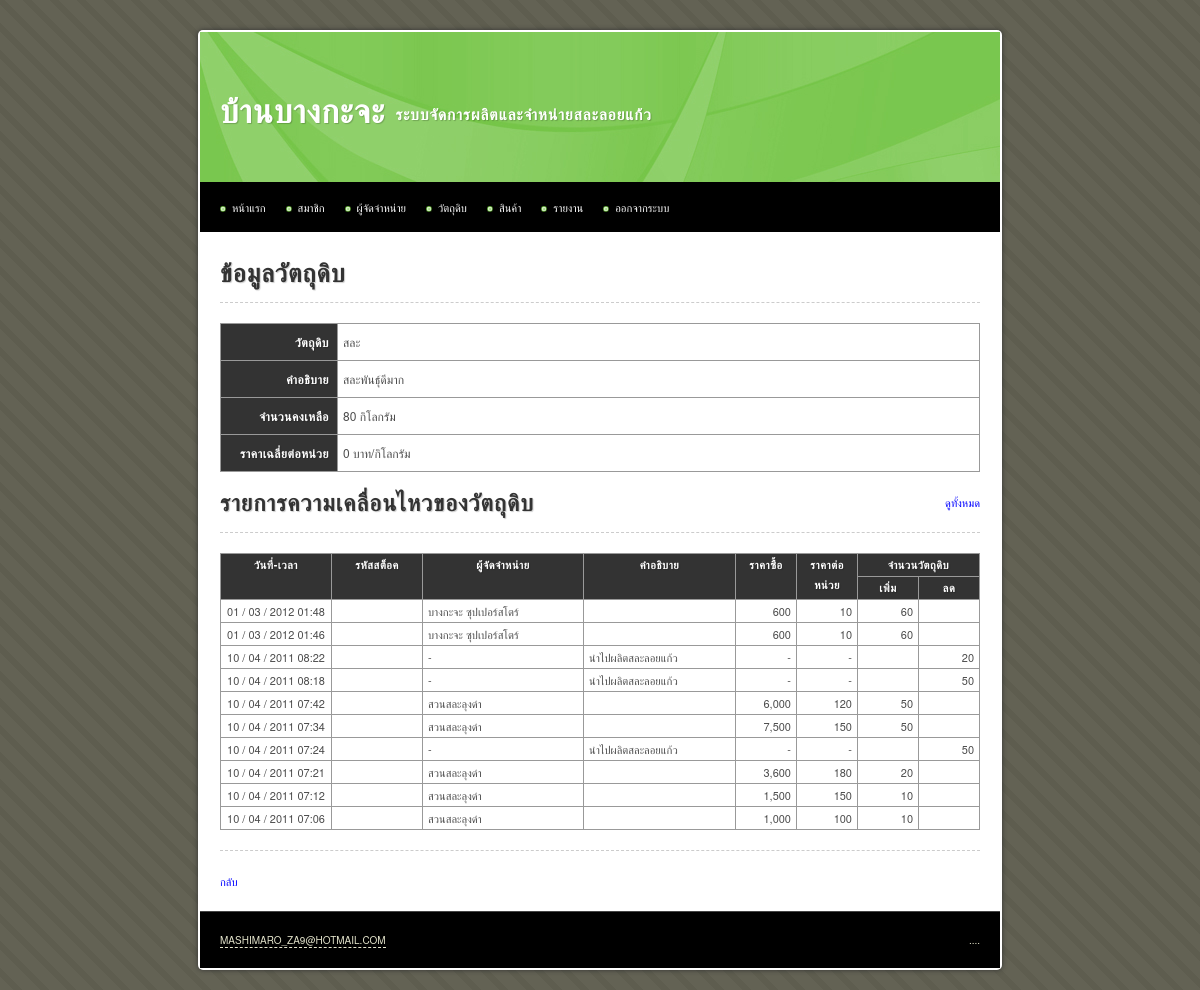
Before: /main/material_view.php?id=30 (signed in) with the older database file.
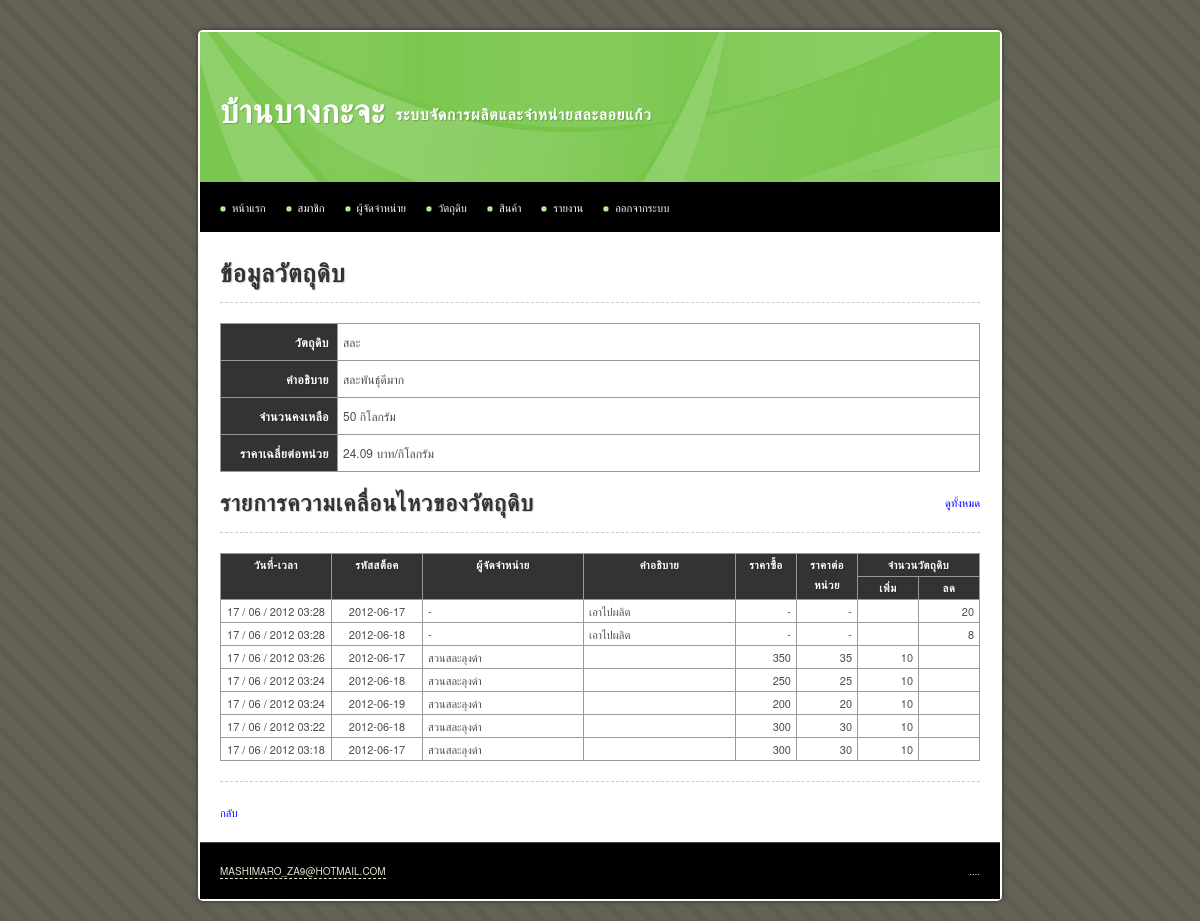
After: the same page with the newer database file.
### tables this page shows
CREATE TABLE IF NOT EXISTS `material` (
  `id` int(10) unsigned NOT NULL AUTO_INCREMENT,
  `name` varchar(255) NOT NULL,
  `description` text,
  `total` int(10) unsigned NOT NULL DEFAULT '0',
  `stock_min` int(10) unsigned NOT NULL DEFAULT '0',
  `stock_max` int(10) unsigned NOT NULL DEFAULT '0',
  `unit` varchar(255) NOT NULL,
  `average_cost_per_unit` decimal(10,2) unsigned NOT NULL DEFAULT '0.00',
  `date_create` datetime NOT NULL,
  `date_update` timestamp NOT NULL DEFAULT CURRENT_TIMESTAMP,
  `date_update_transaction` datetime DEFAULT NULL,
  PRIMARY KEY (`id`)
);

CREATE TABLE IF NOT EXISTS `material_transaction` (
  `id_material` int(10) unsigned NOT NULL,
  `id_supplier` int(10) unsigned DEFAULT NULL,
  `stock_code` char(10) DEFAULT NULL,
  `description` text,
  `amount` int(10) unsigned NOT NULL DEFAULT '0',
  `quantity` int(10) NOT NULL DEFAULT '0',
  `date_create` timestamp NOT NULL DEFAULT CURRENT_TIMESTAMP,
  KEY `id_material` (`id_material`),
  KEY `FK_material_transaction_supplier` (`id_supplier`),
  CONSTRAINT `FK_material_transaction_material` FOREIGN KEY (`id_material`) REFERENCES `material` (`id`) ON DELETE CASCADE ON UPDATE CASCADE,
  CONSTRAINT `FK_material_transaction_supplier` FOREIGN KEY (`id_supplier`) REFERENCES `supplier` (`id`) ON UPDATE CASCADE
);

CREATE TABLE IF NOT EXISTS `supplier` (
  `id` int(10) unsigned NOT NULL AUTO_INCREMENT,
  `name` varchar(255) NOT NULL,
  `address` varchar(255) DEFAULT NULL,
  `tel` varchar(255) NOT NULL,
  `fax` varchar(255) DEFAULT NULL,
  `contact` varchar(255) NOT NULL,
  `contact_tel` varchar(255) NOT NULL,
  `date_create` datetime NOT NULL,
  `date_update` timestamp NOT NULL DEFAULT CURRENT_TIMESTAMP ON UPDATE CURRENT_TIMESTAMP,
  PRIMARY KEY (`id`)
);

### iic_tools/helpers/iic_utilities_helper.php (called while the page is built, shortened)
<?php
function change_date_format($date, $old_separator = "-", $old_format = 'y-m-d', $new_separator = " / ", $new_format = "d-m-y")
{
	@list($_old_format_path1, $_old_format_path2, $_old_format_path3) = explode('-', $old_format);
	@list($_date_path[$_old_format_path1], $_date_path[$_old_format_path2], $_date_path[$_old_format_path3]) = explode($old_separator, $date);
	@list($_new_format_path1, $_new_format_path2, $_new_format_path3) = explode('-', $new_format);
	$_new_date = $_date_path[$_new_format_path1].$new_separator.$_date_path[$_new_format_path2].$new_separator.$_date_path[$_new_format_path3];
	return $_new_date;
}
function change_date_time_format($date_time)
{
	@list($_date, $_time) = explode(" ", $date_time);
	$_new_date		= change_date_format($_date);
	$_new_date_time = $_new_date.' '.substr($_time, 0, 5);
	return $_new_date_time;
}
function remove_comma($number, $decimal = 0)
{
	$_int		= 0;
	$_decimal	= '';
	if(count(explode (".", $number)) > 1)
	{
		list($_int, $_decimal) = explode (".", $number);
	}
	else
	{
		$_int = ($number == '') ? 0 : $number;
	}
	$_int = explode (',', $_int);
	$_int = implode ($_int);
	$_new_number = $_int.$_decimal;
	return $_new_number;
}
function add_comma($number, $decimal = 0)
{
	$_sign		= '';
	$_int		= 0;
	$_decimal	= '';
	if(count(explode (".", $number)) > 1)
	{
		list($_int, $_decimal) = explode (".", $number);
	}
	else
	{
		$_int = ($number == '') ? 0 : $number;
	}
	$_int = remove_comma($_int);
	if(($_decimal == '' && $decimal > 0) || ($_decimal != ''))
	{
		$_decimal = '.'.$_decimal;
	}
	else if(strlen($_decimal) > 0)
	{
		$_decimal = '.'.$_decimal;
	}
	if($_int < 0)
	{
		$_sign = '-';
		$_int = str_replace('-', '', $_int);
	}
	else
	{
		$_sign = '';
	}
	$_total_loop = (strlen($_int) > 3) ? floor(strlen($_int) / 3) : 0;
	for($_loop = $_total_loop; $_loop > 0; $_loop--)
	{
		$_length = (3 * $_loop) * -1;
		$_int = substr_replace($_int, ',', $_length, 0 );
	}
	$_new_number = $_sign.$_int.$_decimal;
	return $_new_number;
}

### main/material_view.php (the view, shortened to what the changed rows need)
<?php
$sql = 'SELECT * FROM material WHERE id = '.$_GET['id'];
$query = mysql_query($sql) or die(mysql_error());
$data = mysql_fetch_array($query);
$total_stock_remain = 0;
$total_stock_value = 0;
$sql = 'SELECT
			stock_code,
			SUM(quantity) AS "material_remain",
			ROUND(SUM(amount) / (SELECT SUM(quantity)
									FROM material_transaction
									WHERE
										quantity > 0
										AND stock_code = t1.stock_code
								), 2) AS "average_price_per_unit"
		FROM material_transaction AS t1
		WHERE id_material = '.$_GET['id'].'
		GROUP BY stock_code';
$query = mysql_query($sql) or die(mysql_error());
while($data_cost = mysql_fetch_array($query))
{
	$total_stock_remain += $data_cost['material_remain'];
	$total_stock_value += $data_cost['material_remain'] * $data_cost['average_price_per_unit'];
}
$average_cost_per_unit = round($total_stock_value/$total_stock_remain, 2);
?>
<!DOCTYPE html PUBLIC "-//W3C//DTD XHTML 1.0 Transitional//EN" "http://www.w3.org/TR/xhtml1/DTD/xhtml1-transitional.dtd">
<html xmlns="http://www.w3.org/1999/xhtml">
<head>
<?php include("inc.css.php"); ?>
</head>
<body>
<div id="container">
	<?php include("inc.header.php"); ?>
	<div id="content">
		<h1>ข้อมูลวัตถุดิบ</h1>
		<table id="material_description" class="text_12">
			<tr>
				<th>วัตถุดิบ</th>
				<td><?php echo $data['name'] ?></td>
			</tr>
			<tr>
				<th>คำอธิบาย</th>
				<td><?php echo $data['description'] ?></td>
			</tr>
			<tr>
				<th>จำนวนคงเหลือ</th>
				<td><?php echo add_comma($data['total']) ?> <?php echo $data['unit'] ?></td>
			</tr>
			<tr>
				<th>ราคาเฉลี่ยต่อหน่วย</th>
				<td><?php echo add_comma($average_cost_per_unit) ?> บาท/<?php echo $data['unit'] ?></td>
			</tr>
		</table>
		<h2>รายการความเคลื่อนไหวของวัตถุดิบ</h2>
		<table width="100%">
			<tr>
				<th rowspan="2" width="100">วันที่-เวลา</th>
				<th rowspan="2" width="80">รหัสสต็อค</th>
				<th rowspan="2" width="150">ผู้จัดจำหน่าย</th>
				<th rowspan="2">คำอธิบาย</th>
				<th rowspan="2" width="50">ราคาซื้อ</th>
				<th rowspan="2" width="50">ราคาต่อหน่วย</th>
				<th colspan="2">จำนวนวัตถุดิบ</th>
			</tr>
			<tr>
				<th width="50">เพิ่ม</th>
				<th width="50">ลด</th>
			</tr>
			<?php
			$sql = 'SELECT
						material_transaction.date_create,
						material_transaction.stock_code,
						name,
						description,
						amount,
						quantity
					FROM material_transaction
					LEFT JOIN supplier
					ON material_transaction.id_supplier = supplier.id
					WHERE
						material_transaction.id_material = '.$_GET['id'].'
					ORDER BY
						material_transaction.date_create DESC
					LIMIT 10';
			$query = mysql_query($sql) or die(mysql_error());
			$query_rows = mysql_num_rows($query);
			if($query_rows > 0)
			{
				while($data = mysql_fetch_array($query))
				{
					$cost_per_unit = add_comma(round($data['amount']/abs($data['quantity']), 2));
					if($data['quantity'] > 0)
					{
						$deposit   = add_comma($data['quantity']);
						$withdraw  = '';
						$data['amount'] = add_comma($data['amount']);
					}
					else
					{
						$deposit   = '';
						$withdraw  = add_comma(abs($data['quantity']));
						$data['name'] = '-';
						$data['amount'] = '-';
						$cost_per_unit = '-';
					}
					echo '<tr>
							  <td class="center nowarp">'.change_date_time_format($data['date_create']).'</td>
							  <td class="center nowarp">'.$data['stock_code'].'</td>
							  <td>'.$data['name'].'</td>
							  <td>'.$data['description'].'</td>
							  <td class="right">'.$data['amount'].'</td>
							  <td class="right">'.$cost_per_unit.'</td>
							  <td class="right">'.$deposit.'</td>
							  <td class="right">'.$withdraw.'</td>
						  </tr>';
				}
			}
			else
			{
				echo '<tr><td colspan="7" class="center">ไม่มีข้อมูล</td></tr>';
			}
			?>
		</table>
	</div>
</div>
</body>
</html>

Changed rows visible on the page:
removed material_transaction: date_create "01 / 03 / 2012 01:48", id_supplier.name "บางกะจะ ซุปเปอร์สโตร์", amount "600", cost_per_unit "10", quantity "60"
removed material_transaction: date_create "01 / 03 / 2012 01:46", id_supplier.name "บางกะจะ ซุปเปอร์สโตร์", amount "600", cost_per_unit "10", quantity "60"
removed material_transaction: date_create "10 / 04 / 2011 08:22", name "-", description "นำไปผลิตสละลอยแก้ว", amount "-", quantity "-", quantity "20"
removed material_transaction: date_create "10 / 04 / 2011 08:18", name "-", description "นำไปผลิตสละลอยแก้ว", amount "-", quantity "-", quantity "50"
removed material_transaction: date_create "10 / 04 / 2011 07:42", id_supplier.name "สวนสละลุงดำ", amount "6,000", cost_per_unit "120", quantity "50"
removed material_transaction: date_create "10 / 04 / 2011 07:34", id_supplier.name "สวนสละลุงดำ", amount "7,500", cost_per_unit "150", quantity "50"
removed material_transaction: date_create "10 / 04 / 2011 07:24", name "-", description "นำไปผลิตสละลอยแก้ว", amount "-", quantity "-", quantity "50"
removed material_transaction: date_create "10 / 04 / 2011 07:21", id_supplier.name "สวนสละลุงดำ", amount "3,600", cost_per_unit "180", quantity "20"
removed material_transaction: date_create "10 / 04 / 2011 07:12", id_supplier.name "สวนสละลุงดำ", amount "1,500", cost_per_unit "150", quantity "10"
removed material_transaction: date_create "10 / 04 / 2011 07:06", id_supplier.name "สวนสละลุงดำ", amount "1,000", cost_per_unit "100", quantity "10"
changed material "สละ": total "80" → "50"
added material_transaction: date_create "17 / 06 / 2012 03:28", stock_code "2012-06-17", name "-", description "เอาไปผลิต", amount "-", quantity "-", quantity "20"
added material_transaction: date_create "17 / 06 / 2012 03:28", stock_code "2012-06-18", name "-", description "เอาไปผลิต", amount "-", quantity "-", quantity "8"
added material_transaction: date_create "17 / 06 / 2012 03:26", stock_code "2012-06-17", id_supplier.name "สวนสละลุงดำ", amount "350", cost_per_unit "35", quantity "10"
added material_transaction: date_create "17 / 06 / 2012 03:24", stock_code "2012-06-18", id_supplier.name "สวนสละลุงดำ", amount "250", cost_per_unit "25", quantity "10"
added material_transaction: date_create "17 / 06 / 2012 03:24", stock_code "2012-06-19", id_supplier.name "สวนสละลุงดำ", amount "200", cost_per_unit "20", quantity "10"
added material_transaction: date_create "17 / 06 / 2012 03:22", stock_code "2012-06-18", id_supplier.name "สวนสละลุงดำ", amount "300", cost_per_unit "30", quantity "10"
added material_transaction: date_create "17 / 06 / 2012 03:18", stock_code "2012-06-17", id_supplier.name "สวนสละลุงดำ", amount "300", cost_per_unit "30", quantity "10"
Other visible differences:
add_comma($average_cost_per_unit): "0" → "24.09"
